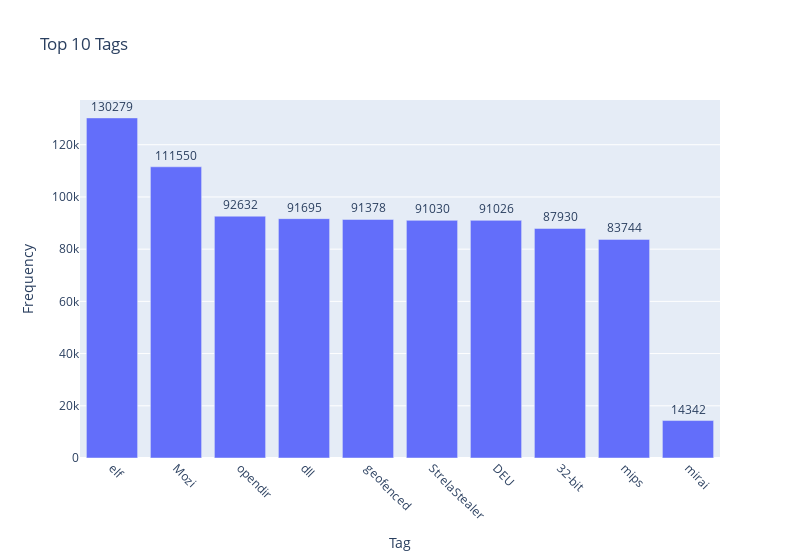

Here is the notebook cell this chart was saved with:
### Markdown cell above
# Bar Chart

### Code cell
fig = px.bar(
    x=tag_counts.index,
    y=tag_counts.values,
    title='Top 10 Tags',
    labels={'x': 'Tag', 'y': 'Frequency'},
    text=tag_counts.values
)

fig.update_traces(textposition='outside')

fig.update_layout(
    xaxis_tickangle=45,
    xaxis=dict(tickmode='linear'),
    yaxis=dict(showgrid=True),
    width=800)

fig.show()

### Figure 1 — Plotly figure (JSON) as saved in the notebook; plotly's stock layout.template omitted (floating-point values rounded to 4 significant figures)
{"data": [{"alignmentgroup": "True", "hovertemplate": "Tag=%{x}<br>Frequency=%{y}<br>text=%{text}<extra></extra>", "legendgroup": "", "marker": {"color": "#636efa", "pattern": {"shape": ""}}, "name": "", "offsetgroup": "", "orientation": "v", "showlegend": false, "text": [130279, 111550, 92632, 91695, 91378, 91030, 91026, 87930, 83744, 14342], "textposition": "outside", "type": "bar", "x": ["elf", "Mozi", "opendir", "dll", "geofenced", "StrelaStealer", "DEU", "32-bit", "mips", "mirai"], "xaxis": "x", "y": [130279, 111550, 92632, 91695, 91378, 91030, 91026, 87930, 83744, 14342], "yaxis": "y"}], "layout": {"barmode": "relative", "legend": {"tracegroupgap": 0}, "title": {"text": "Top 10 Tags"}, "width": 800, "xaxis": {"anchor": "y", "domain": [0, 1], "tickangle": 45, "tickmode": "linear", "title": {"text": "Tag"}}, "yaxis": {"anchor": "x", "domain": [0, 1], "showgrid": true, "title": {"text": "Frequency"}}}}
